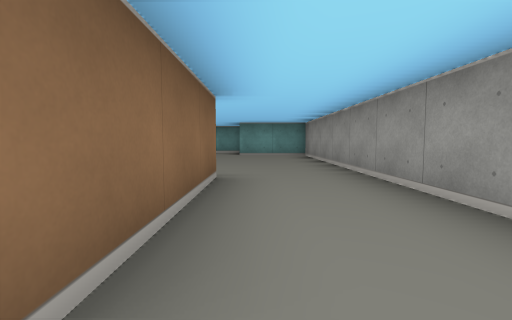
[1] (above)

12 first-person views from a walk through a cub3D maze. The camera is about half as high as the walls, tilts 4° down and sees 85° across. The floor is counted in squares. Each view is taken from the middle of a square. On the plan, view 1 faces up. The plan holds only what a view shows up to about 9 squares ahead; the rest is blank.

[2]
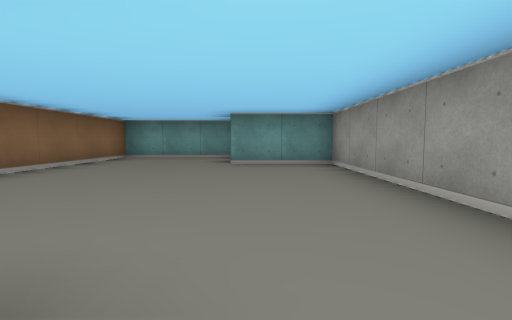

[3]
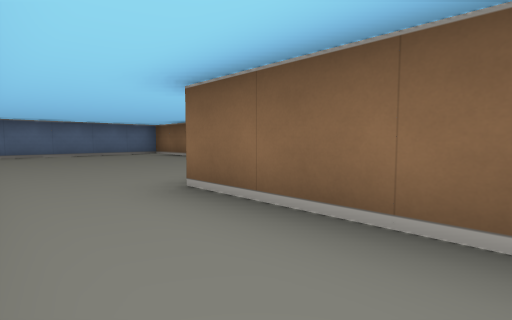

[4]
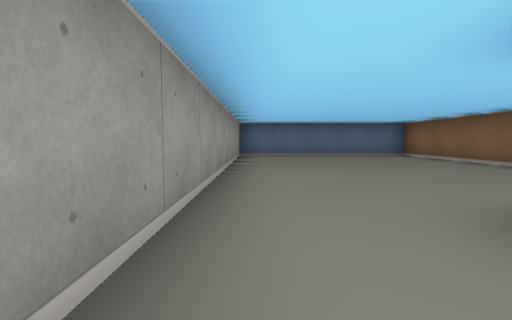

[5]
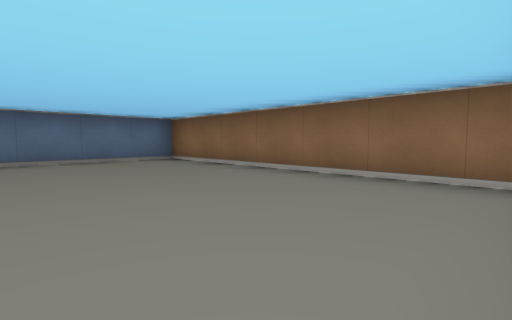

[6]
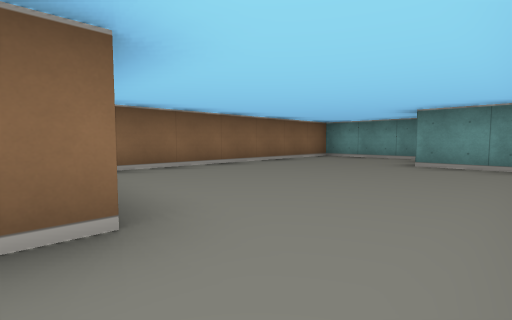

[7]
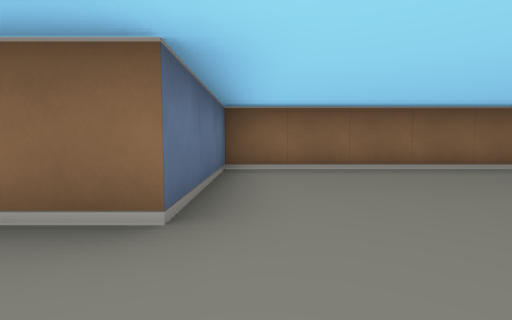

[8]
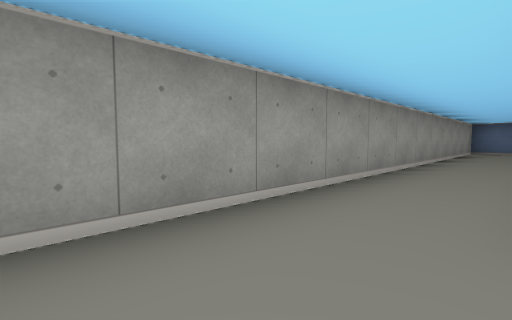

[9]
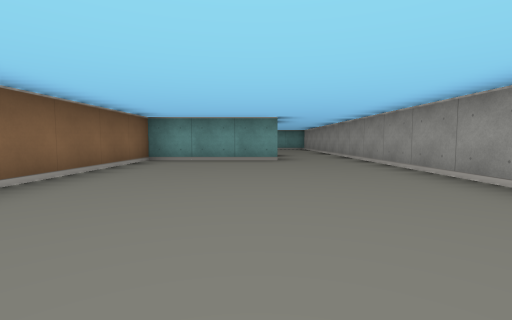

[10]
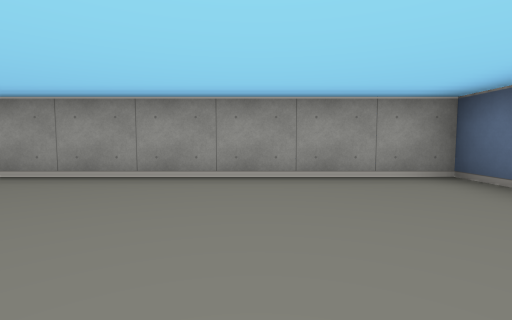

[11]
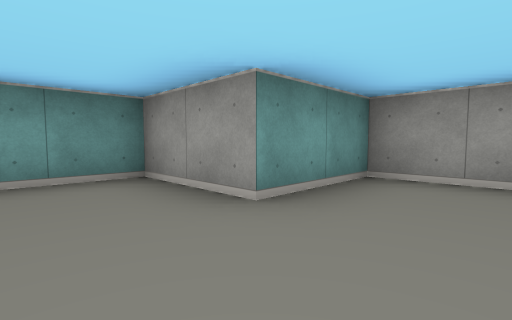

[12]
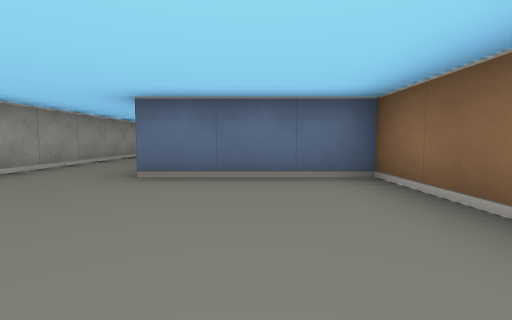

### Floor plan
Points are (right, up) in squares from view 1. A wall is a line through its corners. A room is listed if a view was taken in it or the views show most of it. See-through windows are left out.
Room 1 (views 1, 5, 9, 10)
walls: (-0.5, 0.5) (-3.5, 0.5) (-3.5, -6.5) (1.5, -6.5) (1.5, -0.5)
ways out: opening at (0.5, 0.5) to room 2
Room 2 (views 2, 3, 4, 6, 7, 8, 11, 12)
walls: (1.5, -0.5) (1.5, 8.5) (-0.5, 8.5) (-0.5, 10.5) (-3.5, 10.5) (-3.5, 3.5) (-0.5, 3.5) (-0.5, 0.5)
ways out: opening at (0.5, 0.5) to room 1

Where each view was taken, in squares from view 1:
view 1: 0 up, 0 right, facing up
view 2: 3 up, 0 right, facing up
view 3: 3 up, 1 right, facing down-left
view 4: 2 up, 1 right, facing down
view 5: 0 up, 0 right, facing down-left
view 6: 3 up, 1 right, facing up-left
view 7: 4 up, 1 right, facing left
view 8: 5 up, 0 right, facing down-right
view 9: 6 down, 1 left, facing up
view 10: 4 down, 2 left, facing right
view 11: 7 up, 2 left, facing up-right
view 12: 7 up, 2 left, facing down
